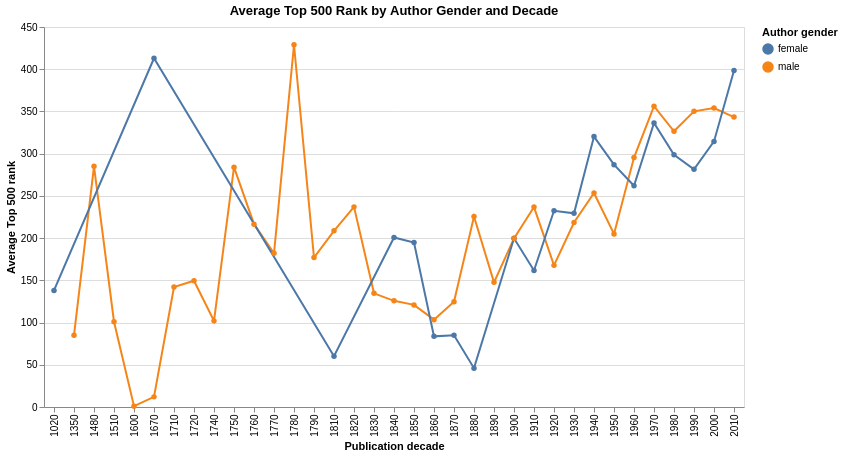

Source (notebook cell):
### Markdown cell above
#### Ranking Trends Over Time

This chart compares the average *top_500_rank* by decade and author gender. A lower rank means a book is placed higher on the Top 500 list, so a downward trend indicates improvement in average ranking.

### Code cell
rank_chart = (
    alt.Chart(avg_rank)
    .mark_line(point=True)
    .encode(
        x=alt.X("decade:O", title="Publication decade"),
        y=alt.Y("average_rank:Q", title="Average Top 500 rank", scale=alt.Scale(zero=False)),
        color=alt.Color("author_gender:N", title="Author gender"),
        tooltip=[
            alt.Tooltip("decade:O", title="Decade"),
            alt.Tooltip("author_gender:N", title="Author gender"),
            alt.Tooltip("average_rank:Q", title="Average rank", format=".1f"),
            alt.Tooltip("books:Q", title="Books"),
        ],
    )
    .properties(
        title="Average Top 500 Rank by Author Gender and Decade",
        width=700,
        height=380,
    )
)

rank_chart

### Figure 1 — Vega-Lite specification as saved in the notebook (floating-point values rounded to 4 significant figures)
{"config": {"view": {"continuousWidth": 300, "continuousHeight": 300}}, "data": {"name": "data-022db63d68a468646db7bd90094db81f"}, "mark": {"type": "line", "point": true}, "encoding": {"color": {"field": "author_gender", "title": "Author gender", "type": "nominal"}, "tooltip": [{"field": "decade", "title": "Decade", "type": "ordinal"}, {"field": "author_gender", "title": "Author gender", "type": "nominal"}, {"field": "average_rank", "format": ".1f", "title": "Average rank", "type": "quantitative"}, {"field": "books", "title": "Books", "type": "quantitative"}], "x": {"field": "decade", "title": "Publication decade", "type": "ordinal"}, "y": {"field": "average_rank", "scale": {"zero": false}, "title": "Average Top 500 rank", "type": "quantitative"}}, "height": 380, "title": "Average Top 500 Rank by Author Gender and Decade", "width": 700, "$schema": "https://vega.github.io/schema/vega-lite/v6.1.0.json", "datasets": {"data-022db63d68a468646db7bd90094db81f": [{"decade": 2010, "author_gender": "male", "average_rank": 343.3, "books": 6}, {"decade": 2010, "author_gender": "female", "average_rank": 398.4, "books": 5}, {"decade": 2000, "author_gender": "male", "average_rank": 354.0, "books": 49}, {"decade": 2000, "author_gender": "female", "average_rank": 314.5, "books": 25}, {"decade": 1990, "author_gender": "male", "average_rank": 350.1, "books": 27}, {"decade": 1990, "author_gender": "female", "average_rank": 281.5, "books": 10}, {"decade": 1980, "author_gender": "male", "average_rank": 326.5, "books": 18}, {"decade": 1980, "author_gender": "female", "average_rank": 298.8, "books": 16}, {"decade": 1970, "author_gender": "male", "average_rank": 356.2, "books": 13}, {"decade": 1970, "author_gender": "female", "average_rank": 336.4, "books": 17}, {"decade": 1960, "author_gender": "male", "average_rank": 295.4, "books": 19}, {"decade": 1960, "author_gender": "female", "average_rank": 262.0, "books": 9}, {"decade": 1950, "author_gender": "male", "average_rank": 205.0, "books": 31}, {"decade": 1950, "author_gender": "female", "average_rank": 287.0, "books": 3}, {"decade": 1940, "author_gender": "male", "average_rank": 253.3, "books": 20}, {"decade": 1940, "author_gender": "female", "average_rank": 320.2, "books": 10}, {"decade": 1930, "author_gender": "male", "average_rank": 218.5, "books": 16}, {"decade": 1930, "author_gender": "female", "average_rank": 229.4, "books": 13}, {"decade": 1920, "author_gender": "male", "average_rank": 167.7, "books": 22}, {"decade": 1920, "author_gender": "female", "average_rank": 232.3, "books": 6}, {"decade": 1910, "author_gender": "male", "average_rank": 236.8, "books": 13}, {"decade": 1910, "author_gender": "female", "average_rank": 161.6, "books": 5}, {"decade": 1900, "author_gender": "female", "average_rank": 199.8, "books": 4}, {"decade": 1900, "author_gender": "male", "average_rank": 199.6, "books": 20}, {"decade": 1890, "author_gender": "male", "average_rank": 147.6, "books": 11}, {"decade": 1880, "author_gender": "female", "average_rank": 46.0, "books": 1}, {"decade": 1880, "author_gender": "male", "average_rank": 225.6, "books": 20}, {"decade": 1870, "author_gender": "female", "average_rank": 85.0, "books": 2}, {"decade": 1870, "author_gender": "male", "average_rank": 124.6, "books": 9}, {"decade": 1860, "author_gender": "female", "average_rank": 83.67, "books": 3}, {"decade": 1860, "author_gender": "male", "average_rank": 103.4, "books": 12}, {"decade": 1850, "author_gender": "female", "average_rank": 194.8, "books": 4}, {"decade": 1850, "author_gender": "male", "average_rank": 120.9, "books": 12}, {"decade": 1840, "author_gender": "female", "average_rank": 200.8, "books": 4}, {"decade": 1840, "author_gender": "male", "average_rank": 125.7, "books": 7}, {"decade": 1830, "author_gender": "male", "average_rank": 134.6, "books": 8}, {"decade": 1820, "author_gender": "male", "average_rank": 237.0, "books": 3}, {"decade": 1810, "author_gender": "female", "average_rank": 60.17, "books": 6}, {"decade": 1810, "author_gender": "male", "average_rank": 208.7, "books": 3}, {"decade": 1790, "author_gender": "male", "average_rank": 177.0, "books": 1}, {"decade": 1780, "author_gender": "male", "average_rank": 429.0, "books": 1}, {"decade": 1770, "author_gender": "male", "average_rank": 182.0, "books": 1}, {"decade": 1760, "author_gender": "male", "average_rank": 216.5, "books": 2}, {"decade": 1750, "author_gender": "male", "average_rank": 284.0, "books": 2}, {"decade": 1740, "author_gender": "male", "average_rank": 102.0, "books": 1}, {"decade": 1720, "author_gender": "male", "average_rank": 149.5, "books": 2}, {"decade": 1710, "author_gender": "male", "average_rank": 142.0, "books": 1}, {"decade": 1670, "author_gender": "female", "average_rank": 413.0, "books": 1}, {"decade": 1670, "author_gender": "male", "average_rank": 12.0, "books": 1}, {"decade": 1600, "author_gender": "male", "average_rank": 1.0, "books": 1}, {"decade": 1510, "author_gender": "male", "average_rank": 101.0, "books": 1}, {"decade": 1480, "author_gender": "male", "average_rank": 285.0, "books": 1}, {"decade": 1350, "author_gender": "male", "average_rank": 85.0, "books": 1}, {"decade": 1020, "author_gender": "female", "average_rank": 138.0, "books": 1}]}}
